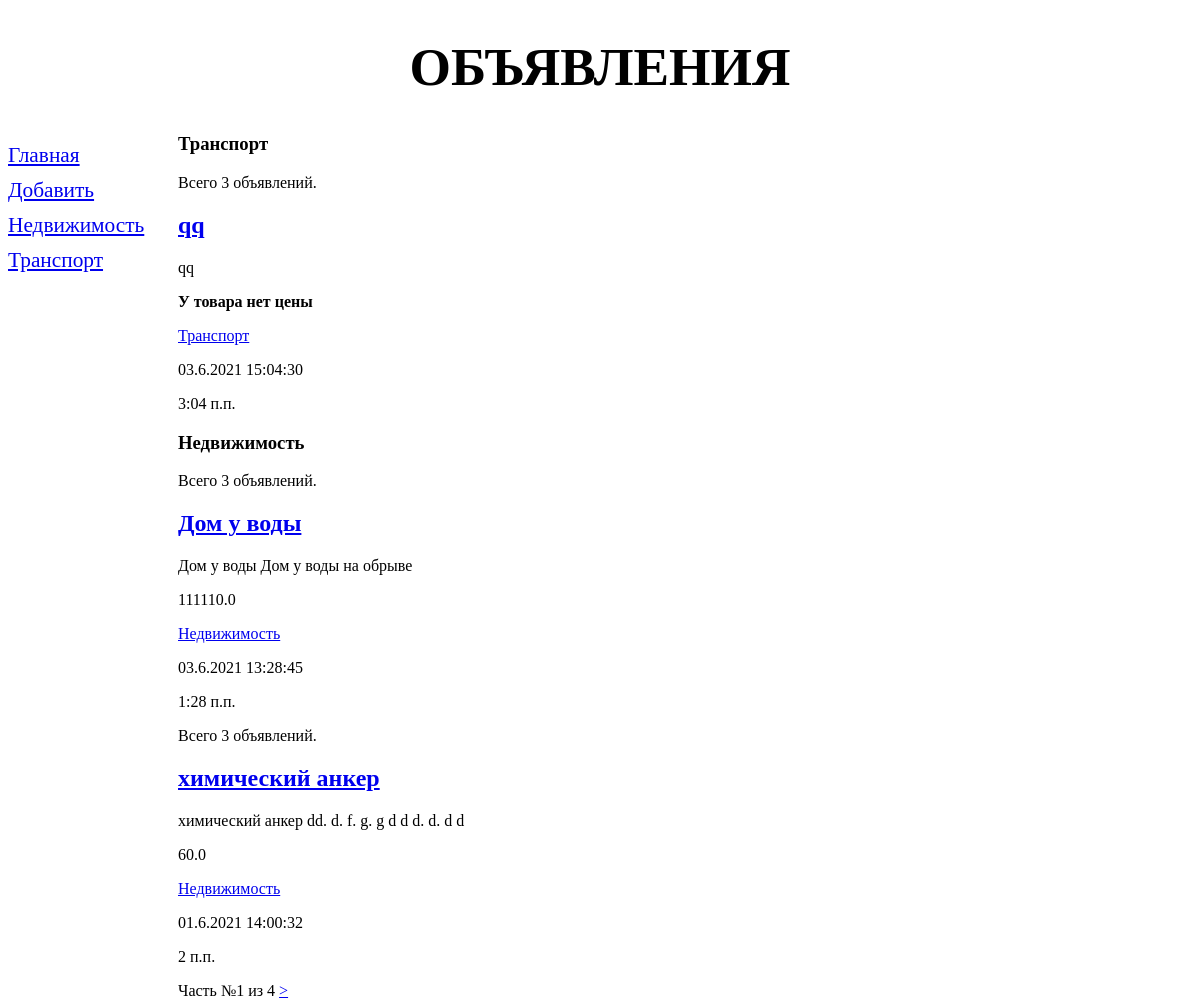
/bboard/, run on the app's committed database.
### bboard/models.py (models this page shows, shortened)
class Rubric(models.Model):
    name = models.CharField(max_length=20, db_index=True, verbose_name='Название')
    class Meta:
        verbose_name_plural = 'Рубрики'
        verbose_name = 'Рубрика'
        ordering = ['name']

class Bb(models.Model):
    class Kinds(models.TextChoices):
        __empty__ = 'Выберите тип публикуемого объявления'
        BUY = 'b', 'Куплю'
        SELL = 's', 'Продам'
        EXCHANGE = 'c', 'Обменяю'
        RENT = 'r', 'Арендую'
    kind = models.CharField(max_length=8, choices=Kinds.choices, default=Kinds.SELL, verbose_name='Тип сделки')
    title = models.CharField(max_length=50, verbose_name='Товар')
    content = models.TextField(null=True, blank=True, verbose_name='Описание')
    price = models.FloatField(null=True, blank=True, verbose_name='Цена')
    published = models.DateTimeField(auto_now_add=True, db_index=True, verbose_name='Опубликовано')
    rubric = models.ForeignKey('Rubric', null=True, on_delete=models.PROTECT, verbose_name='Рубрика')
    class Meta:
        verbose_name_plural = 'Объявления'
        verbose_name = 'Объявление'
        ordering = ['-published']
    def __str__(self):
        return self.title

### bboard/views.py (the view)
# urls.py: path('', index, name='index'),
def index(request):
    rubrics = Rubric.objects.all()
    bbs = Bb.objects.all()
    paginator = Paginator(bbs, 3)
    if 'page' in request.GET:
        page_num = request.GET['page']
    else:
        page_num = 1
    page = paginator.get_page(page_num)
    context = {'rubrics': rubrics, 'page': page, 'bbs': page.object_list}
    return render(request, 'bboard/index.html', context)

### templates/bboard/index.html (shortened to what this page needs)
{% extends 'layout/basic.html' %}
{% block content %}
    {% regroup bbs by rubric.name as grouped_bbs %}
    {% for rubric_name, gbbs in grouped_bbs %}
        <h3>{{ rubric_name }}</h3>
        {% for bb in gbbs %}
            {% with bb_count=bbs.count %}
                {% if bb_count > 0 %}
                    <p>Всего {{ bb_count }} объявлений.</p>
                {% endif %}
            {% endwith %}
            <div>
                <h2><a href="{% url 'detail' pk=bb.pk %}"> {{ bb.title }}</a></h2>
            <p>{{ bb.price|default:'<b>У товара нет цены</b>' }}</p>
                <p><a href="{% url 'by_rubric' bb.rubric.pk %}">{{ bb.rubric.name }}</a></p>
                <p>{{ bb.published|date:"d.n.Y H:i:s" }}</p>
                <p>{{ bb.published|time }}</p>
            </div>
        {% endfor %}
    {% endfor %}
    <div>
    Часть №{{ page.number }} из {{ page.paginator.num_pages }}
    {% if page.has_next %}
    <a href="?page={{ page.next_page_number }}">&gt;</a>
    {% endif %}
    </div>
{% endblock %}

### templates/layout/basic.html (shortened to what this page needs)
{% load static %}
<!DOCTYPE html>
<html lang="ru">
<head>
<link rel="stylesheet" type="text/css" href="{% static '/bboard/style.css' %}">
</head>
<body>
<header>
    <h1>Объявления</h1>
</header>
<nav>
    <a href="{% url 'index' %}">Главная</a>
    <a href="{% url 'add' %}">Добавить</a>
    {% for rubric in rubrics %}
        <a href="{% url 'by_rubric' rubric.pk %}">{{ rubric.name }}</a>
    {% endfor %}
</nav>
<section>
    {% block content %}
    {% endblock %}
</section>
</body>
</html>

### static/bboard/style.css (style rules this page uses)
header h1 { font-size: 40pt; text-transform: uppercase; text-align: center; background: url("bg.jpeg") left / auto 100% no-repeat; }
nav { font-size: 16pt; width: 150px; float: left; }
nav a { display: block; margin: 10px 0px; }
section { margin-left: 170px; }

### data on the page
Rubric: name "Недвижимость"
Rubric: name "Транспорт"
Bb: name "Транспорт", bb_count "3", title "qq", content "qq", price "У товара нет цены", rubric.name "Транспорт", published "03.6.2021 15:04:30", published "3:04 п.п."
Bb: name "Недвижимость", bb_count "3", title "Дом у воды", content "Дом у воды Дом у воды на обрыве", price "111110.0", rubric.name "Недвижимость", published "03.6.2021 13:28:45", published "1:28 п.п."
Bb: bb_count "3", title "химический анкер", content "химический анкер dd. d. f. g. g d d d. d. d d", price "60.0", rubric.name "Недвижимость", published "01.6.2021 14:00:32", published "2 п.п."

### other printed values
{{ page.number }} "1"
{{ page.paginator.num_pages }} "4"
